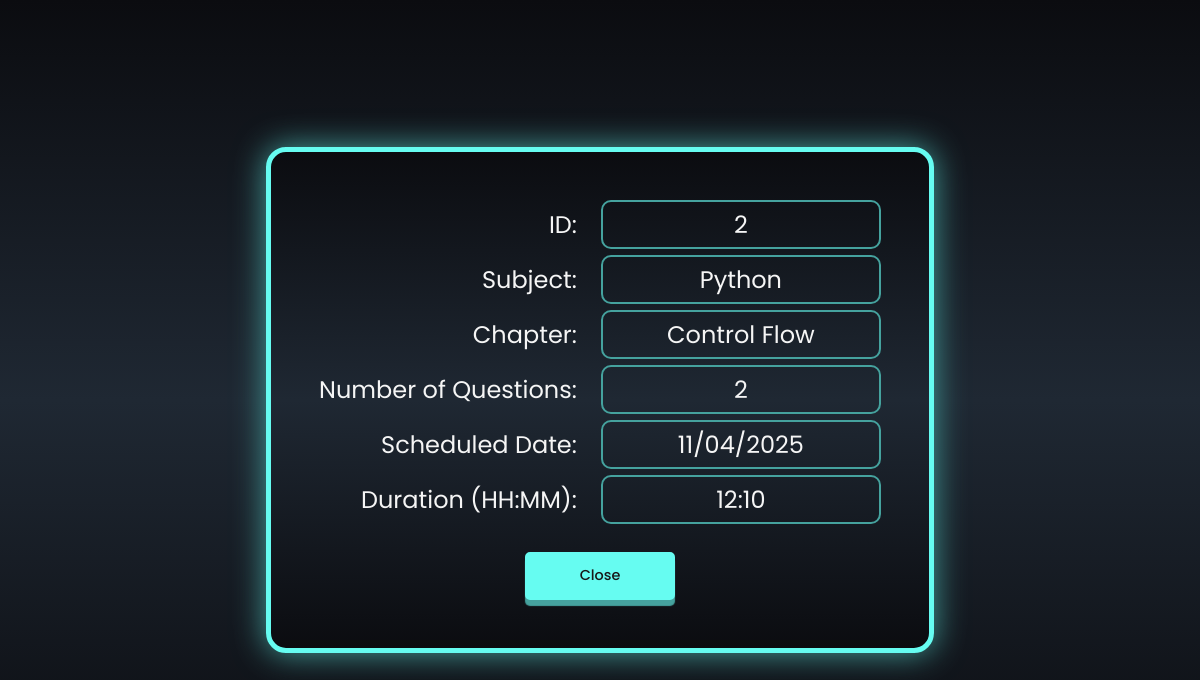
The page /quiz_detail/2 on the database its author committed.
### models/models.py (models this page shows)
class Quiz(db.Model):
  id = db.Column(db.Integer, primary_key=True, nullable= False)
  chapter_id = db.Column(db.Integer, db.ForeignKey('chapter.id'), nullable=False)
  date_of_quiz = db.Column(db.Date(), nullable=False)
  time_duration = db.Column(db.Integer(), nullable=False)
  scores = db.relationship('Scores', backref='quiz', cascade="all, delete-orphan")
  questions = db.relationship('Question', backref = 'quiz', cascade = "all, delete-orphan")

class Subject(db.Model):
  id = db.Column(db.Integer, primary_key=True, nullable=False)
  name = db.Column(db.String(50), unique=True, nullable=False)
  description = db.Column(db.String(120), nullable=False)
  chapters = db.relationship('Chapter', backref='subject', cascade="all, delete-orphan")

class Chapter(db.Model):
  id = db.Column(db.Integer, primary_key=True, nullable=False)
  name = db.Column(db.String(50), unique=True, nullable=False)
  description = db.Column(db.String(120), nullable=False)
  subject_id = db.Column(db.Integer, db.ForeignKey('subject.id'), nullable=False)
  questions = db.relationship('Question', backref='chapter', cascade="all, delete-orphan")
  quizes = db.relationship('Quiz', backref='chapter', cascade = "all, delete-orphan")

### controllers/routes.py (the view)
@login_required
@app.route('/quiz_detail/<int:quiz_id>')
def quiz_detail(quiz_id):
    quiz = Quiz.query.filter_by(id = quiz_id).first()
    return render_template('quiz_detail.html', quiz = quiz)

### templates/quiz_detail.html (shortened to what this page needs)
{% extends 'base.html' %}
{% block content %}
    <div class="quiz-detail">
        <div><label>ID:</label> <p>{{quiz.id}}</p></div>
        <div><label>Subject:</label> <p>{{quiz.chapter.subject.name}}</p></div>
        <div><label>Chapter:</label> <p>{{quiz.chapter.name}}</p></div>
        <div><label>Number of Questions:</label> <p>{{quiz.questions|length}}</p></div>
        <div><label>Scheduled Date:</label> <p>{{quiz.date_of_quiz.strftime("%d/%m/%Y")}}</p></div>
        <div><label>Duration (HH:MM):</label> <p>{{quiz.time_duration}}</p></div>
        <a class="button" href="{{ url_for('user_dashboard' ) }}">Close</a>
    </div>
{% endblock %}

### static/styles.css (style rules this page uses)
* { padding: 0; margin: 0; outline: 0; list-style: none; text-decoration: none; font-family: 'Poppins', 'system-ui'; box-sizing: border-box; }
:root { --accent-color:#66fcf1; --box-shadow :#45a29e; --text-color :whitesmoke; --light-shade :#1f2833; --dark-shade :#181818; --background: linear-gradient(#0b0c10,#1f2833,#0b0c10); }
body { overflow-x: hidden; width: 100vw; height: 100vh; background:var(--background); background-repeat: no-repeat; background-size: cover; background-attachment: fixed; display: flex; justify-content: center; align-items: center; color: var(--text-color); }
.button { border:2px solid var(--accent-color); cursor: pointer; box-shadow: 0 6px 1px var(--box-shadow); transition: all 250ms ease; border-radius: 5px; background-color: var(--accent-color); color: var(--dark-shade); font-size: 0.9em; font-weight: 500; }
a { color: var(--text-color); text-align: center; padding: 0.8em; margin-top: 1.5em; }

### rows shown on the page
Quiz: id "2", date_of_quiz "11/04/2025", time_duration "12:10"
Subject: chapter.subject.name "Python"
Chapter: chapter.name "Control Flow"

### other values the page prints
{{ quiz.questions|length }} "2"
